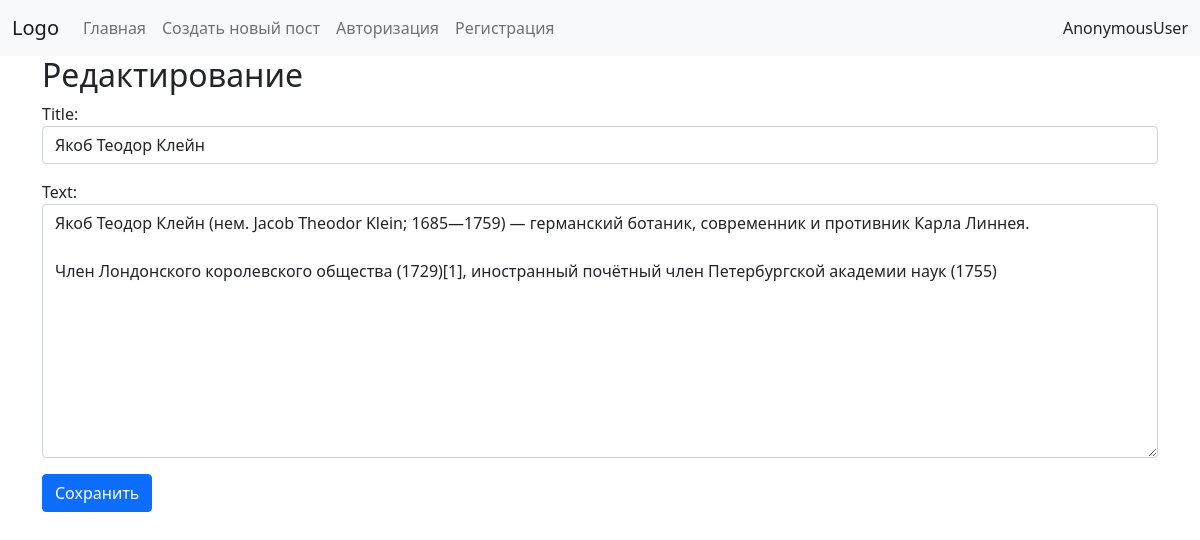
/post/edit/5, run on the app's committed database.
### blog/models.py (models this page shows, shortened)
class Post(models.Model):
    title = models.CharField(max_length=64, verbose_name="Title")
    text = models.TextField(verbose_name='Text')
    created_date = models.DateTimeField(auto_now_add=True, verbose_name='Created Date')
    published_date = models.DateTimeField(auto_now_add=True, verbose_name='Published Date')
    author = models.ForeignKey(User, on_delete=models.CASCADE, verbose_name='Владелец статьи', blank=True, null=True)

### blog/views.py (the view, shortened to what this page needs)
# urls.py: path('post/edit/<int:post_pk>', post_edit, name='post_edit'),
def post_edit(request, post_pk):
    post = get_object_or_404(Post, pk=post_pk)
    if request.method == 'GET':
        form = PostForm(instance=post)
        return render(request, 'blog/post_edit.html', {'form': form})

### blog/forms.py
class PostForm(forms.ModelForm):
    class Meta:
        model = Post
        fields = ("title", "text")
    def __init__(self, *args, **kwargs):
        super().__init__(*args, **kwargs)
        for field in self.fields:
            self.fields[field].widget.attrs['class'] = 'form-control'

### blog/templates/blog/post_edit.html (shortened to what this page needs)
{% extends 'blog/base.html' %}
{% block content %}
<h2>Редактирование</h2>
<form method="POST">{% csrf_token %}
    {{ form.as_p }}
    <button class="btn btn-primary" type="submit">Сохранить</button>
</form>
{% endblock %}

### data on the page
Post: title "Якоб Теодор Клейн", text "Якоб Теодор Клейн (нем. Jacob Theodor Klein; 1685—1759) — германский ботаник, современник и противник Карла Линнея. Член Лондонского королевского общества (1729)[1], иностранный почётный член Петербургской академии наук (1755)"

### other printed values
{{ request.user }} "AnonymousUser"
